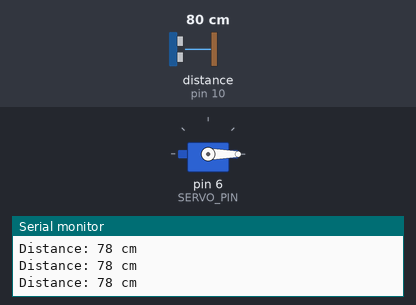
This sketch was run on a simulated Arduino Uno, built with avr-gcc and run on an emulated ATmega328P. Parts: servo, the last lines printed to the serial monitor. Wiring (inferred from the names in the program): ultrasonic range finder: trigger pin 9; echo pin 10. The test bench sets the inputs (shaded band); at power-on: distance to the obstacle (sensor on pin 10) 80 cm. The echo pulse lasts 58.3 µs per cm.

Above: at 1.2 s.
1.3 s: distance to the obstacle (sensor on pin 10) set to 23 cm
2.8 s: distance to the obstacle (sensor on pin 10) set to 19 cm
At 3.4 s:
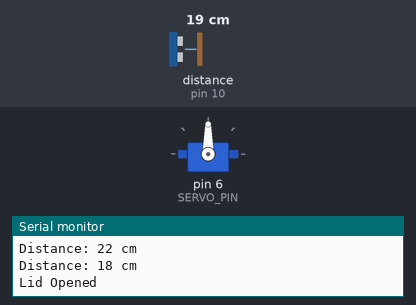
7.3 s: distance to the obstacle (sensor on pin 10) set to 2 cm
Timing chart, 0 to 9.9 s (numbered marks = the images above; inputs shaded):
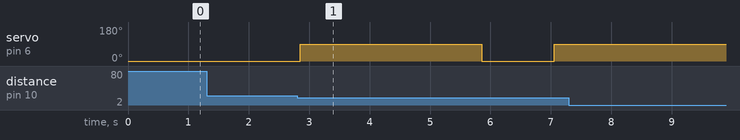

Measured:
- the behaviour switches between 22 and 21 cm on distance to the obstacle (sensor on pin 10) (found by bisection; images 0 and 1)
- after the input at 2.8 s, servo on pin 6 (SERVO_PIN): 0° → 90° after 0.06 s, → 0° 3.0 s later, → 90° 1.2 s later
- after the input at 7.3 s, every drawn part: stays the same

The sketch:

smart_dusbin.ino.ino
```cpp
#include <Servo.h>

#define TRIG_PIN 9
#define ECHO_PIN 10
#define SERVO_PIN 6

Servo lidServo;

// Distance threshold in centimeters
const int OPEN_DISTANCE = 20;
const int OPEN_ANGLE = 90;
const int CLOSE_ANGLE = 0;

void setup() {
  Serial.begin(9600);
  pinMode(TRIG_PIN, OUTPUT);
  pinMode(ECHO_PIN, INPUT);
  lidServo.attach(SERVO_PIN);
  lidServo.write(CLOSE_ANGLE);
  Serial.println("Smart Dustbin Ready...");
}

long getDistance() {
  digitalWrite(TRIG_PIN, LOW);
  delayMicroseconds(2);
  digitalWrite(TRIG_PIN, HIGH);
  delayMicroseconds(10);
  digitalWrite(TRIG_PIN, LOW);

  long duration = pulseIn(ECHO_PIN, HIGH);
  long distance = duration * 0.034 / 2;
  return distance;
}

void loop() {
  long distance = getDistance();
  Serial.print("Distance: ");
  Serial.print(distance);
  Serial.println(" cm");

  if (distance > 0 && distance <= OPEN_DISTANCE) {
    lidServo.write(OPEN_ANGLE);
    Serial.println("Lid Opened");
    delay(3000); // Keep open for 3 seconds
    lidServo.write(CLOSE_ANGLE);
    Serial.println("Lid Closed");
    delay(1000);
  }

  delay(200);
}
```
